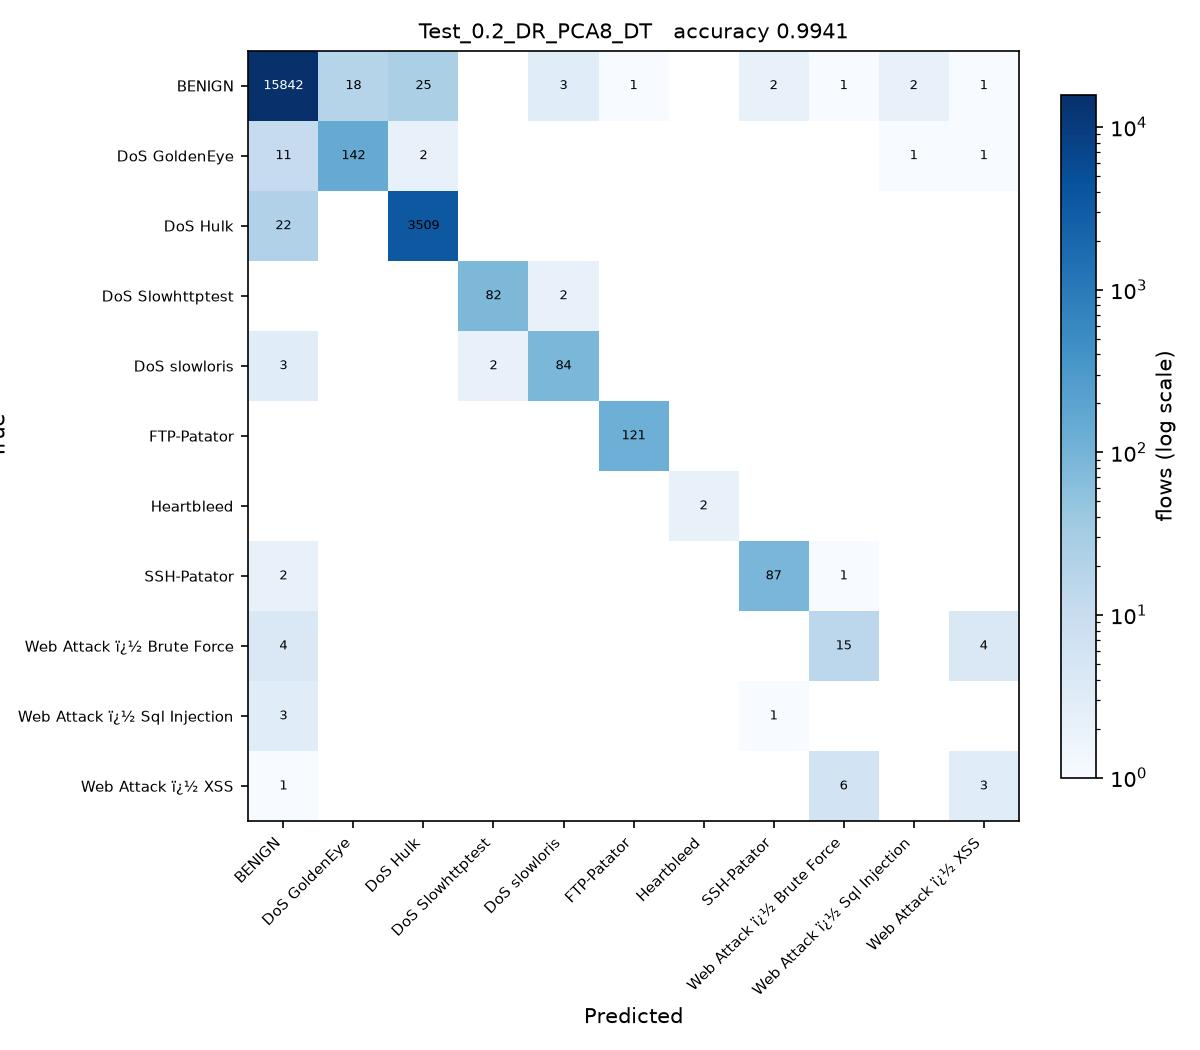

Write the Python code that produced this figure.
# Test_0.2_DR_PCA8_DT.py
#
# Test size 0.2  |  PCA, 8 components  |  Decision Tree (sheet #6)
#
# This is SGDC_60_40.py with the changes marked CHANGE below and nothing else.
#
# Taken from the sheet unchanged.

import os
from pathlib import Path

# CHANGE 1: run from the project folder, so the CSV names below resolve, and
# read them as latin-1. The Web Attack labels contain byte 0x96, which the
# default utf-8 decoder rejects with UnicodeDecodeError.
os.chdir(Path(__file__).resolve().parent.parent)
import numpy as np
import pandas as pd

df1 = pd.read_csv(r'C:\Users\Karthika\OneDrive\Desktop\ACN_PCA_75_Runs\Scripts\Tuesday-WorkingHours.pcap_ISCX (1).csv', low_memory=True, encoding='latin-1')
df2 = pd.read_csv(r'C:\Users\Karthika\OneDrive\Desktop\ACN_PCA_75_Runs\Scripts\Wednesday-workingHours.pcap_ISCX.csv', low_memory=True, encoding='latin-1')
df3 = pd.read_csv(r'C:\Users\Karthika\OneDrive\Desktop\ACN_PCA_75_Runs\Scripts\Thursday-WorkingHours-Morning-WebAttacks.pcap_ISCX.csv', low_memory=True, encoding='latin-1')

dataset = pd.concat([df1, df2, df3], ignore_index=True)

dataset.columns = dataset.columns.str.strip()

# CHANGE 2: a stratified sample of 100000 flows, the same for every run.
# The full three captures hold about 1.3 million flows, which makes 75 runs
# impractical. At least 50 flows of every class are kept.
label = dataset.columns[-1]
dataset = pd.concat(
    [g.sample(n=min(len(g), max(50, round(100000 * len(g) / len(dataset)))), random_state=0)
     for _, g in dataset.groupby(label)],
    ignore_index=True
)

X = dataset.iloc[:, :-1]
y = dataset.iloc[:, -1]

X = X.apply(pd.to_numeric, errors='coerce')

X.replace([np.inf, -np.inf], np.nan, inplace=True)

from sklearn.impute import SimpleImputer

imputer = SimpleImputer(missing_values=np.nan, strategy='mean')
X = imputer.fit_transform(X)

from sklearn.preprocessing import LabelEncoder

labelencoder_y = LabelEncoder()
y = labelencoder_y.fit_transform(y)

from sklearn.model_selection import train_test_split

X_train, X_test, y_train, y_test = train_test_split(
    X,
    y,
    test_size=0.2,   # CHANGE 3: test size
    random_state=0,
    stratify=y
)

# CHANGE 4: PCA, from PCA_LDA_KErnel_PCA_CODE.pdf (fitted on training data only).
# PCA follows the directions of largest variance, so the features have to be on
# a common scale first, otherwise the components just track whichever column has
# the biggest units. The scaler is fitted on the training split only.
from sklearn.preprocessing import StandardScaler
from sklearn.decomposition import PCA

scaler = StandardScaler()
X_train = scaler.fit_transform(X_train)
X_test = scaler.transform(X_test)

pca = PCA(n_components=8)
X_train = pca.fit_transform(X_train)          # no labels: PCA is unsupervised
X_test = pca.transform(X_test)
print("\nVariance explained by 8 components : {:.4f}".format(pca.explained_variance_ratio_.sum()))

# CHANGE 5: Decision Tree (sheet #6) in place of SGDClassifier
from sklearn.tree import DecisionTreeClassifier

classifier = DecisionTreeClassifier(
    criterion='entropy',
    random_state=0
)

classifier.fit(X_train, y_train)

y_pred = classifier.predict(X_test) 

from sklearn.metrics import confusion_matrix
from sklearn.metrics import accuracy_score
from sklearn.metrics import precision_score
from sklearn.metrics import recall_score
from sklearn.metrics import f1_score
from sklearn.metrics import classification_report

cm = confusion_matrix(y_test, y_pred)

print("Confusion Matrix:\n")
print(cm)

print("\nAccuracy : {:.4f}".format(accuracy_score(y_test, y_pred)))
print("\nPrecision : {:.4f}".format(precision_score(y_test, y_pred, average='weighted')))
print("\nRecall : {:.4f}".format(recall_score(y_test, y_pred, average='weighted')))
print("\nF1 Score : {:.4f}".format(f1_score(y_test, y_pred, average='weighted')))

print("\nClassification Report:\n")
print(classification_report(y_test, y_pred))
# CHANGE 6: save the confusion matrix as Test_0.2_DR_PCA8_DT.jpg and record the result
import matplotlib
matplotlib.use('Agg')
import matplotlib.pyplot as plt
from matplotlib.colors import LogNorm

here = Path(__file__).resolve().parent
names = [str(c) for c in labelencoder_y.classes_]
fig, ax = plt.subplots(figsize=(8, 7))
im = ax.imshow(cm, cmap='Blues', norm=LogNorm(vmin=1))
ax.set_xticks(range(len(names)), names, rotation=45, ha='right', fontsize=7)
ax.set_yticks(range(len(names)), names, fontsize=7)
ax.set_xlabel('Predicted')
ax.set_ylabel('True')
ax.set_title('Test_0.2_DR_PCA8_DT   accuracy {:.4f}'.format(accuracy_score(y_test, y_pred)), fontsize=10)
for i in range(cm.shape[0]):
    for j in range(cm.shape[1]):
        if cm[i, j]:
            ax.text(j, i, cm[i, j], ha='center', va='center', fontsize=6,
                    color='white' if cm[i, j] > cm.max() / 3 else 'black')
fig.colorbar(im, ax=ax, fraction=0.04, label='flows (log scale)')
fig.tight_layout()
fig.savefig(here / 'Test_0.2_DR_PCA8_DT.jpg', dpi=150)
plt.close(fig)

row = pd.DataFrame([{
    'Test': 0.2, 'DR': 'PCA8', 'Clas': 'DT',
    'Acc': round(accuracy_score(y_test, y_pred), 4),
    'Pre': round(precision_score(y_test, y_pred, average='weighted', zero_division=0), 4),
    'Rec': round(recall_score(y_test, y_pred, average='weighted', zero_division=0), 4),
    'F1': round(f1_score(y_test, y_pred, average='weighted', zero_division=0), 4),
    'script': 'Test_0.2_DR_PCA8_DT',
}])
out = here.parent / 'results' / '75_runs.csv'
out.parent.mkdir(exist_ok=True)
if out.exists():
    old = pd.read_csv(out)
    row = pd.concat([old[old['script'] != 'Test_0.2_DR_PCA8_DT'], row], ignore_index=True)
row.to_csv(out, index=False)
